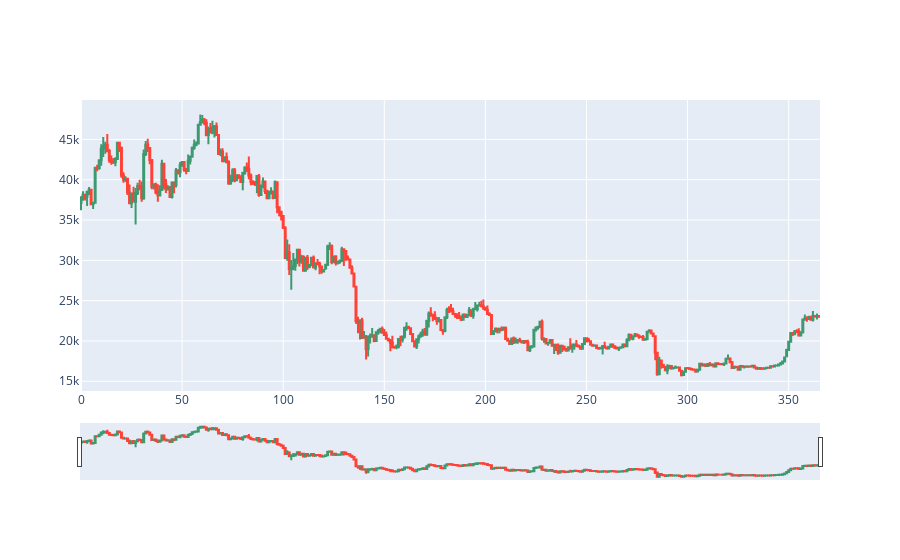

Here is the notebook cell this chart was saved with:
### Code cell
#plotting the candle stick and gri index 

dfpl = df[0:366]
import plotly.graph_objects as go
from datetime import datetime

fig = go.Figure(data=[go.Candlestick(x=dfpl.index,
                open=dfpl['Open'],
                high=dfpl['High'],
                low=dfpl['Low'],
                close=dfpl['Close'])])

fig.show()

x = []

for i in range(13,len(my_data)):
    #print(my_data[i][0])
    x.append(i+1)

y = []

for i in range(13,len(my_data)):
    y.append(my_data[i][4])

#x = my_data[1][0]
#y = my_data[4]

plt.plot(x,y)
plt.show()
#x

### Figure 1 — Plotly figure (JSON) as saved in the notebook; plotly's stock layout.template omitted (floating-point values rounded to 4 significant figures; data arrays with more than 128 entries replaced by an {"elided": "..."} marker saying what was removed)
{"data": [{"close": {"elided": "366 float values"}, "high": {"elided": "366 float values"}, "low": {"elided": "366 float values"}, "open": {"elided": "366 float values"}, "type": "candlestick", "x": {"elided": "366 int values"}}], "layout": {}}
